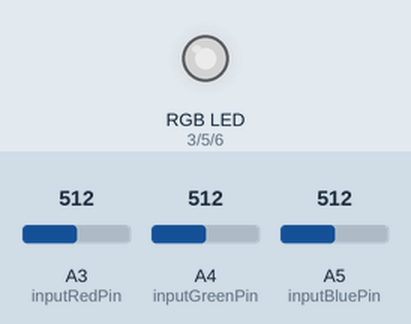
The sketch below on a simulated Arduino Uno, built with avr-gcc and run on an emulated ATmega328P. On the bench: an RGB LED mixed from three pins (HIGH = lit). The inputs (shaded band) are chosen by the test bench; at power-on: A3 (inputRedPin) = 512, A4 (inputGreenPin) = 512, A5 (inputBluePin) = 512. Dim RGB values are drawn brighter than linear.

Above: at 1.2 s.
1.3 s: A3 (inputRedPin) set to 716
At 2.5 s:
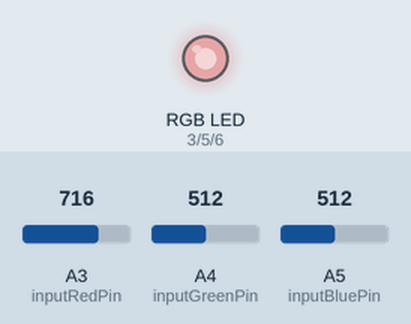
2.8 s: A4 (inputGreenPin) set to 716
At 3.6 s:
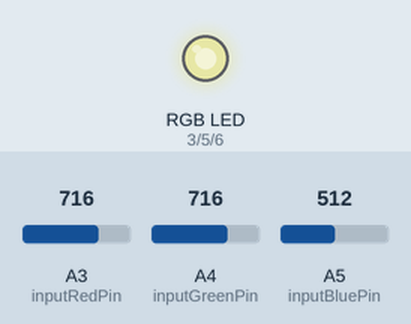
4.3 s: A5 (inputBluePin) set to 716
At 4.8 s:
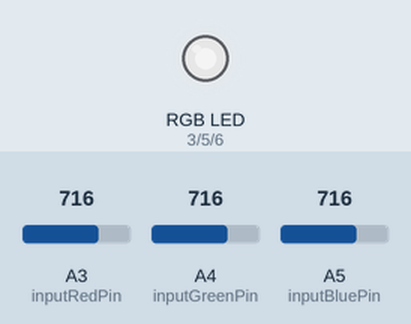
5.8 s: A3 (inputRedPin) set to 900
At 7.0 s:
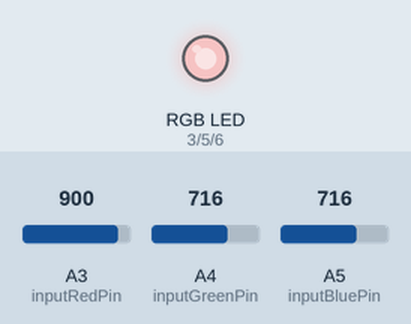
7.3 s: A4 (inputGreenPin) set to 900
At 8.2 s:
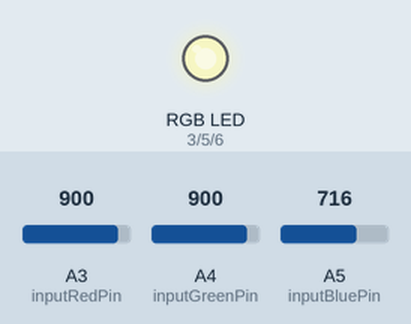
8.8 s: A5 (inputBluePin) set to 900
At 9.4 s:
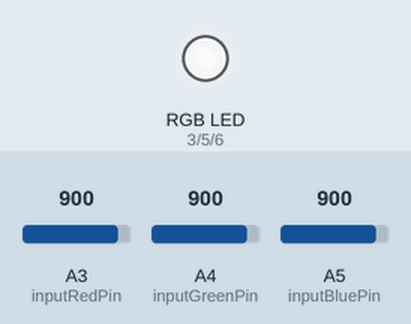
Timing chart, 0 to 11.3 s (numbered marks = the images above; inputs shaded):
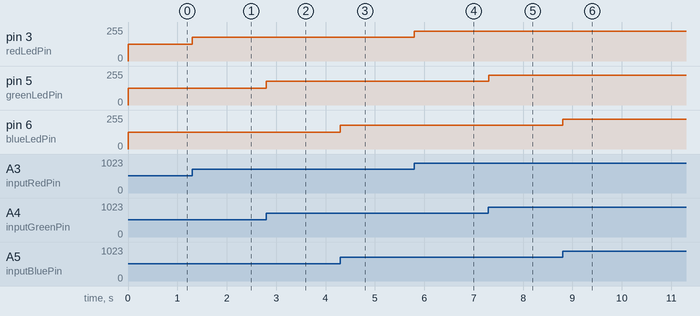

The sketch:

ledRGB.ino
```cpp
const int inputRedPin = A3;
const int inputGreenPin = A4;
const int inputBluePin = A5;
const int redLedPin = 3;
const int greenLedPin = 5;
const int blueLedPin = 6;

const int minInputValue = 0;
const int maxInputValue = 1023;
const int minMappedLedValue = 0;
const int maxMappedLedValue = 255;

void setup() {
  pinMode(inputRedPin, INPUT);
  pinMode(inputGreenPin, INPUT);
  pinMode(inputBluePin, INPUT);
  pinMode(redLedPin, OUTPUT);
  pinMode(greenLedPin, OUTPUT);
  pinMode(blueLedPin, OUTPUT);
}

void loop() {
  int redLedValue = analogRead(inputRedPin);
  redLedValue = map(redLedValue, minInputValue, maxInputValue, minMappedLedValue, maxMappedLedValue);
  int greenLedValue = analogRead(inputGreenPin);
  greenLedValue = map(greenLedValue, minInputValue, maxInputValue, minMappedLedValue, maxMappedLedValue);
  int blueLedValue = analogRead(inputBluePin);
  blueLedValue = map(blueLedValue, minInputValue, maxInputValue, minMappedLedValue, maxMappedLedValue);

  analogWrite(redLedPin, redLedValue);
  analogWrite(greenLedPin, greenLedValue);
  analogWrite(blueLedPin, blueLedValue);
}
```

Measured:
- after the input at 1.3 s, pin 3 (redLedPin): 127/255 → 178/255 at once
- after the input at 2.8 s, pin 5 (greenLedPin): 127/255 → 178/255 at once
- after the input at 4.3 s, pin 6 (blueLedPin): 127/255 → 178/255 at once
- after the input at 5.8 s, pin 3 (redLedPin): 178/255 → 224/255 at once
- after the input at 7.3 s, pin 5 (greenLedPin): 178/255 → 224/255 at once
- after the input at 8.8 s, pin 6 (blueLedPin): 178/255 → 224/255 at once
